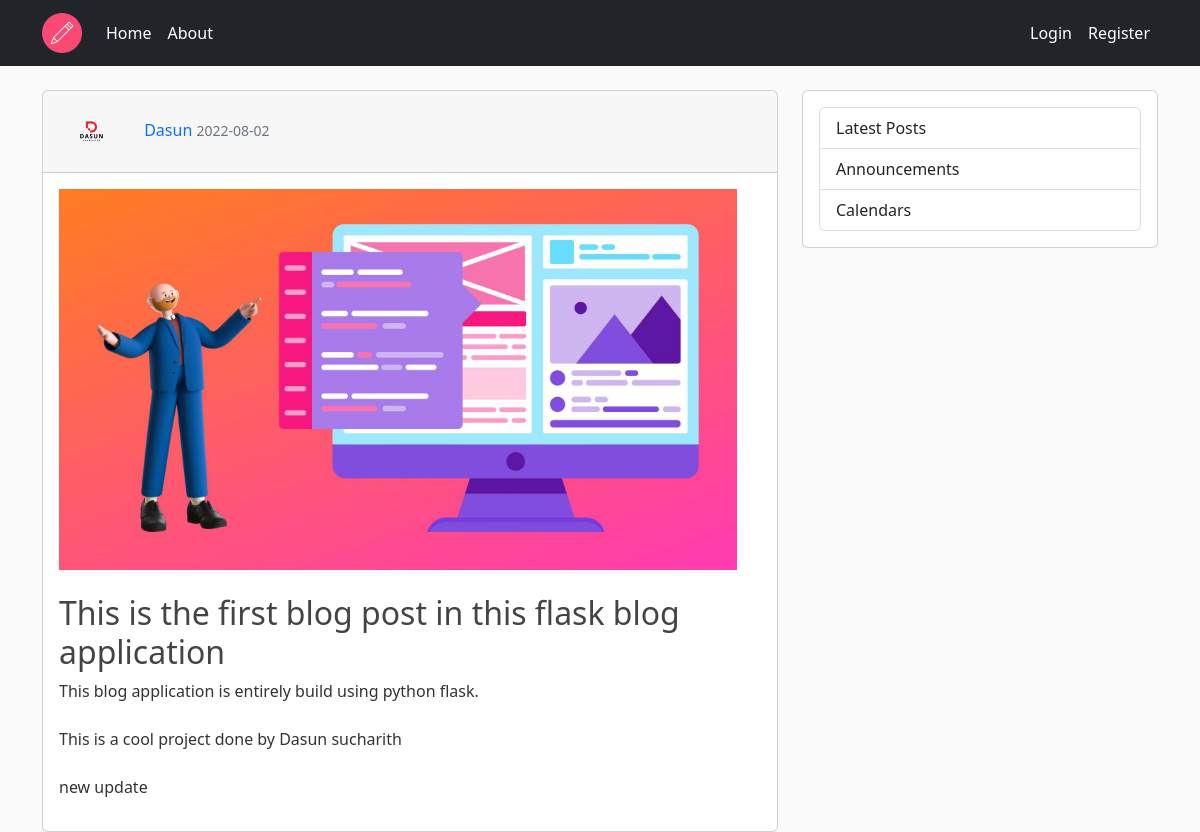
The app's page /post/4 with its own data.
### flaskblog/models.py (models this page shows, shortened)
class User(db.Model, UserMixin):
    id = db.Column(db.Integer, primary_key=True)
    username = db.Column(db.String(20),unique=True, nullable=False)
    email = db.Column(db.String(120), unique=True, nullable=False)
    image_file = db.Column(db.String(20), nullable=False, default='default.jpg')
    password = db.Column(db.String(60), nullable=False)
    posts = db.relationship('Post', backref='author', lazy=True)

class Post(db.Model):
    id = db.Column(db.Integer, primary_key=True)
    title = db.Column(db.String(100), nullable=False)
    date_posted = db.Column(db.DateTime, nullable=False, default=datetime.utcnow)
    content = db.Column(db.Text, nullable=False)
    thumbnail = db.Column(db.String(20), nullable=False, default='default_thumb.jpg')
    user_id = db.Column(db.Integer, db.ForeignKey('user.id'), nullable=False)

### flaskblog/routes.py (the view)
@app.route("/post/<int:post_id>")
def post(post_id):
    post = Post.query.get_or_404(post_id)
    return render_template('post.html', title=post.title, post=post)

### flaskblog/templates/post.html (shortened to what this page needs)
{% extends "layout.html" %}
{% block content %}
    <div class="card">
        <div class="card-header">
            <img src="{{ url_for('static', filename='images/' + post.author.image_file) }}" alt="" class="rouded-circle article-img">
            <a class="mr-2" href="#">{{ post.author.username }}</a>
            <small class="text-muted">{{ post.date_posted.strftime("%Y-%m-%d") }}</small>
        </div>
        <div class=" card-body row">
            <div class="row mb-4">
                <img src="{{ url_for('static', filename='thumbs/' + post.thumbnail) }}" alt="thumbnail">
            </div>
            <div class="row">
                <h2 class="article-title">{{ post.title }}</a></h2>
                <p class="article-content">{{ post.content }}</p>
            </div>
        </div>
    </div>
{% endblock content %}

### flaskblog/static/main.css (style rules this page uses)
body { background: #fafafa; color: #333333; margin-top: 0; }
a { text-decoration: none !important; }
.article-title { color: #444444; }
.article-content { white-space: pre-line; }
.article-img { height: 65px; width: 65px; margin-right: 16px; }

### records on screen
User: image_file (picture), author.username "Dasun"
Post: date_posted "2022-08-02", thumbnail (picture), title "This is the first blog post in this flask blog application", content "This blog application is entirely build using python flask. This is a cool project done by Dasun sucharith new update"
